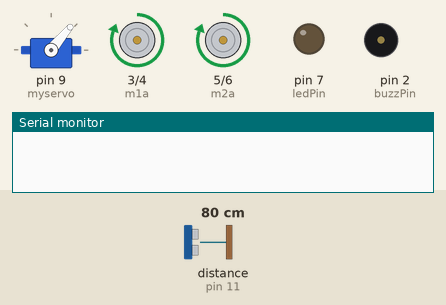
Simulated run of this sketch. Board: Arduino Uno, built with avr-gcc and run on an emulated ATmega328P. On the bench: servo, motor-driver pin pairs drawn as motors (green arrow = first pin HIGH = forward, orange = second pin HIGH = backward, longer = more drive), output pins drawn as LEDs (lit = HIGH), buzzer (waves = sounding, pin HIGH), the last lines printed to the serial monitor. Wiring (inferred from the names in the program): ultrasonic range finder: trigger pin 10; echo pin 11. Inputs (shaded band) come from the test bench; at power-on: distance to the obstacle (sensor on pin 11) 80 cm. The echo pulse lasts 58.3 µs per cm; pins used as bus, display or sensor lines are not drawn.

Above: at 3.6 s.
3.7 s: distance to the obstacle (sensor on pin 11) set to 24 cm
5.2 s: distance to the obstacle (sensor on pin 11) set to 20 cm
At 6.6 s:
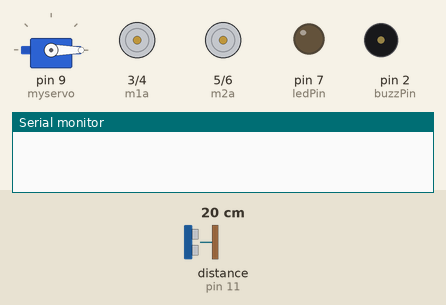
At 7.3 s:
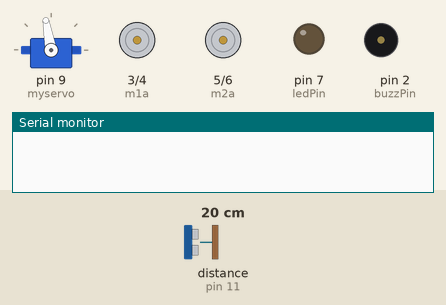
8.2 s: distance to the obstacle (sensor on pin 11) set to 60 cm
At 11.1 s:
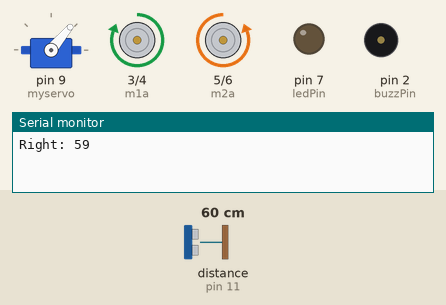
Timing chart, 0 to 12.7 s (numbered marks = the images above; inputs shaded):
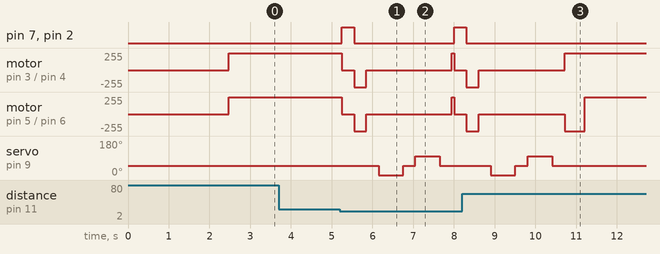

The sketch:

Autonomous_2_Wheeled_Robot.ino
```cpp
#include <Servo.h>

Servo myservo;

const int ledPin = 7;
const int trigPin = 10;
const int echoPin = 11;
const int buzzPin = 2;

// Motors pins
const int m1a = 3;
const int m1b = 4;
const int m2a = 5;
const int m2b = 6;


int pos = 0;
int unsigned distance;
int duration;
boolean goesForward = false;

void setup() {
  myservo.attach(9);
  pinMode(ledPin, OUTPUT);
  pinMode(trigPin, OUTPUT);
  pinMode(buzzPin, OUTPUT);
  pinMode(echoPin, INPUT);

  // Motors
  pinMode(m1a, OUTPUT);
  pinMode(m1b, OUTPUT);
  pinMode(m2a, OUTPUT);
  pinMode(m2b, OUTPUT);

  Serial.begin (9600);

  myservo.write(50);
  delay(2000);
  distance = ultrasonicDistance();
  delay(100);
  distance = ultrasonicDistance();
  delay(100);
  distance = ultrasonicDistance();
  delay(100);
  distance = ultrasonicDistance();
  delay(100);
}

void loop() {

  int distanceRight = 0;
  int distanceLeft = 0;
  delay(50);


  forwardMotors();
  distance = ultrasonicDistance();

  if (distance <= 20) {
    digitalWrite(ledPin, HIGH);
    digitalWrite(buzzPin, HIGH);
    stopMotors();
    delay(300);
    backwardMotors();
    digitalWrite(ledPin, LOW);
    digitalWrite(buzzPin, LOW);
    delay(300);
    stopMotors();
    delay(300);
    distanceRight = servoRight();
    delay(300);
    distanceLeft = servoLeft();
    delay(300);

    if (distanceRight >= 50) {
      Serial.print("Right: ");
      Serial.println(distanceRight);
      rightMotors();
      stopMotors();
      forwardMotors();
    } else if (distanceLeft >=50){
      Serial.print("Left: ");
      Serial.println(distanceLeft);
      leftMotors();
      stopMotors();
      forwardMotors();
    }else{
      forwardMotors();
    }
  } else {
    forwardMotors();
  }
  distance = ultrasonicDistance();
}

int ultrasonicDistance() {
  digitalWrite(trigPin, LOW);
  delayMicroseconds(2);
  digitalWrite(trigPin, HIGH);
  delayMicroseconds(10);
  digitalWrite(trigPin, LOW);
  duration = pulseIn(echoPin, HIGH);
  distance = duration * 0.034 / 2;
  return distance;
}

int servoRight() {
  myservo.write(0);
  delay(500);
  int distance = ultrasonicDistance();
  delay(100);
  myservo.write(50);
  return distance;
}

int servoLeft() {
  myservo.write(100);
  delay(500);
  int distance = ultrasonicDistance();
  delay(100);
  myservo.write(50);
  return distance;
}


void forwardMotors() {
  digitalWrite(m1a, HIGH);
  digitalWrite(m1b, LOW);
  digitalWrite(m2a, HIGH);
  digitalWrite(m2b, LOW);
}

void backwardMotors() {
  digitalWrite(m1a, LOW);
  digitalWrite(m1b, HIGH);
  digitalWrite(m2a, LOW);
  digitalWrite(m2b, HIGH);
}

void rightMotors() {
  digitalWrite(m1a, HIGH);
  digitalWrite(m1b, LOW);
  digitalWrite(m2a, LOW);
  digitalWrite(m2b, HIGH);

  delay (500);
}

void leftMotors() {
  digitalWrite(m1a, LOW);
  digitalWrite(m1b, HIGH);
  digitalWrite(m2a, HIGH);
  digitalWrite(m2b, LOW);

  delay (500);
}

void stopMotors() {
  digitalWrite(m1a, LOW);
  digitalWrite(m1b, LOW);
  digitalWrite(m2a, LOW);
  digitalWrite(m2b, LOW);
}
```

Measured:
- the behaviour switches between 22 and 21 cm on distance to the obstacle (sensor on pin 11) (found by bisection; images 0 and 1)
- after the input at 3.7 s, every drawn part: stays the same
- after the input at 5.2 s, pin 7 (ledPin), pin 2 (buzzPin): LOW → HIGH after 0.05 s, → LOW 0.30 s later, → HIGH 2.5 s later
- after the input at 8.2 s, pin 7 (ledPin), pin 2 (buzzPin): goes on until 8.3 s, then stays LOW; motor on pin 3 (m1a) / pin 4 (m1b): goes on until 10.7 s, then stays forward 255/255; servo on pin 9 (myservo): goes on until 10.4 s, then stays 50°
